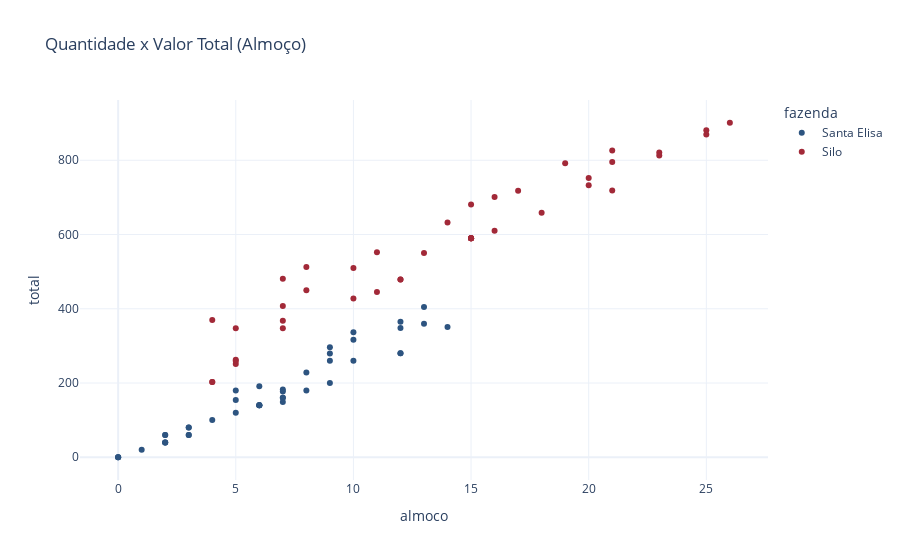
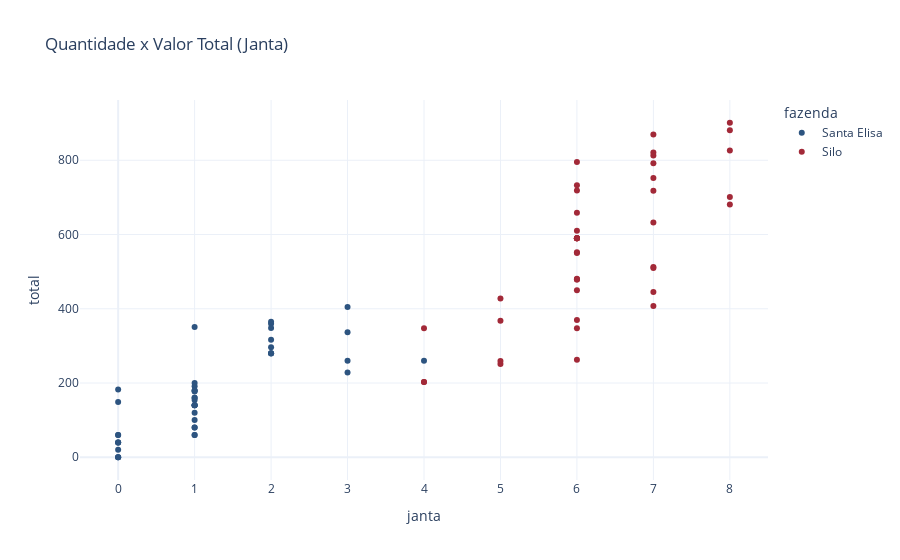
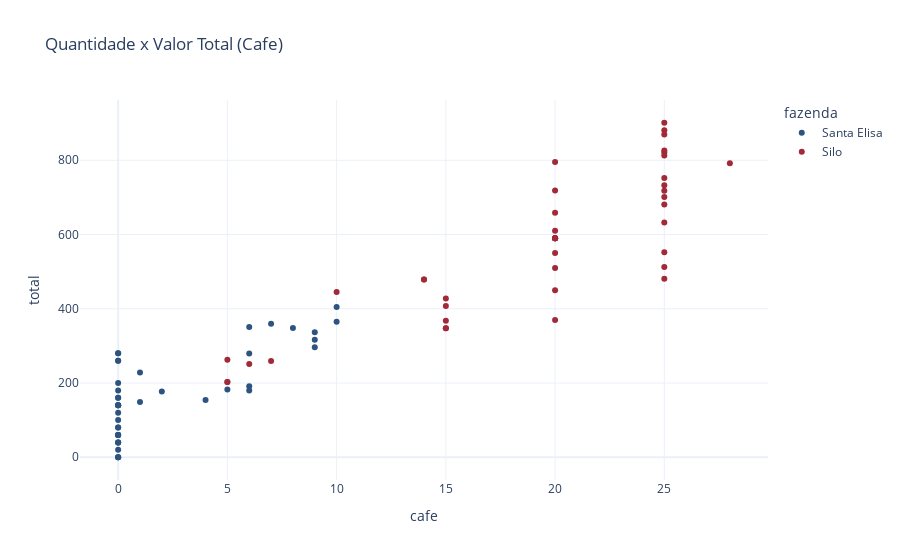

The notebook cell these images were saved under, in order:
### Code cell
# 007. Correlação entre quantidade e valor total das refeições
fig6 = px.scatter(df_filtrado, x='almoco', y='total', color='fazenda',
                  title='Quantidade x Valor Total (Almoço)')
fig6.show()

fig7 = px.scatter(df_filtrado, x='janta', y='total', color='fazenda',
                  title='Quantidade x Valor Total (Janta)')
fig7.show()

fig8 = px.scatter(df_filtrado, x='cafe', y='total', color='fazenda',
                  title='Quantidade x Valor Total (Cafe)')
fig8.show()

fig9 = px.scatter(df_filtrado, x='lanche', y='total', color='fazenda',
                  title='Quantidade x Valor Total (Lanche)')
fig9.show()

### Figure 1 — Plotly figure (JSON) as saved in the notebook; plotly's stock layout.template omitted (floating-point values rounded to 4 significant figures)
{"data": [{"hovertemplate": "fazenda=Santa Elisa<br>almoco=%{x}<br>total=%{y}<extra></extra>", "legendgroup": "Santa Elisa", "marker": {"color": "#2d5480", "symbol": "circle"}, "mode": "markers", "name": "Santa Elisa", "orientation": "v", "showlegend": true, "type": "scatter", "x": [6, 7, 6, 8, 1, 0, 4, 3, 5, 12, 12, 3, 2, 2, 7, 9, 3, 0, 2, 0, 2, 2, 6, 6, 10, 7, 6, 8, 13, 13, 12, 9, 10, 5, 9, 10, 12, 7, 14, 7, 3, 5, 9], "xaxis": "x", "y": [140, 160, 140, 180, 20, 0, 100, 80, 120, 280, 280, 80, 40, 60, 160, 200, 60, 0, 40, 0, 40, 60, 140, 140, 260, 177, 191, 228.5, 359.5, 405, 365, 296.5, 316.5, 154, 260, 336.5, 348, 148.5, 351, 182.5, 60, 179.5, 279.5], "yaxis": "y"}, {"hovertemplate": "fazenda=Silo<br>almoco=%{x}<br>total=%{y}<extra></extra>", "legendgroup": "Silo", "marker": {"color": "#a22938", "symbol": "circle"}, "mode": "markers", "name": "Silo", "orientation": "v", "showlegend": true, "type": "scatter", "x": [25, 21, 17, 19, 11, 5, 25, 26, 23, 15, 16, 8, 7, 20, 20, 14, 23, 4, 5, 4, 7, 21, 18, 21, 13, 10, 7, 15, 15, 15, 4, 8, 7, 5, 15, 15, 15, 16, 10, 11, 5, 12, 12], "xaxis": "x", "y": [869.5, 826.5, 718, 792, 552.5, 347.5, 881, 901, 821, 681, 701, 512.5, 407.5, 732.5, 752.5, 632.5, 812.5, 202.5, 251, 202.5, 481, 718.5, 658.5, 795, 550, 427.5, 367.5, 590, 590, 590, 370, 450, 347.5, 259.5, 590, 590, 590, 610, 510, 445, 262.5, 479, 479], "yaxis": "y"}], "layout": {"legend": {"title": {"text": "fazenda"}, "tracegroupgap": 0}, "title": {"text": "Quantidade x Valor Total (Almoço)"}, "xaxis": {"anchor": "y", "domain": [0, 1], "title": {"text": "almoco"}}, "yaxis": {"anchor": "x", "domain": [0, 1], "title": {"text": "total"}}}}

### Figure 2 — Plotly figure (JSON) as saved in the notebook; plotly's stock layout.template omitted (floating-point values rounded to 4 significant figures)
{"data": [{"hovertemplate": "fazenda=Santa Elisa<br>janta=%{x}<br>total=%{y}<extra></extra>", "legendgroup": "Santa Elisa", "marker": {"color": "#2d5480", "symbol": "circle"}, "mode": "markers", "name": "Santa Elisa", "orientation": "v", "showlegend": true, "type": "scatter", "x": [1, 1, 1, 1, 0, 0, 1, 1, 1, 2, 2, 1, 0, 1, 1, 1, 0, 0, 0, 0, 0, 1, 1, 1, 3, 1, 1, 3, 2, 3, 2, 2, 2, 1, 4, 3, 2, 0, 1, 0, 0, 1, 2], "xaxis": "x", "y": [140, 160, 140, 180, 20, 0, 100, 80, 120, 280, 280, 80, 40, 60, 160, 200, 60, 0, 40, 0, 40, 60, 140, 140, 260, 177, 191, 228.5, 359.5, 405, 365, 296.5, 316.5, 154, 260, 336.5, 348, 148.5, 351, 182.5, 60, 179.5, 279.5], "yaxis": "y"}, {"hovertemplate": "fazenda=Silo<br>janta=%{x}<br>total=%{y}<extra></extra>", "legendgroup": "Silo", "marker": {"color": "#a22938", "symbol": "circle"}, "mode": "markers", "name": "Silo", "orientation": "v", "showlegend": true, "type": "scatter", "x": [7, 8, 7, 7, 6, 6, 8, 8, 7, 8, 8, 7, 7, 6, 7, 7, 7, 4, 5, 4, 6, 6, 6, 6, 6, 5, 5, 6, 6, 6, 6, 6, 4, 5, 6, 6, 6, 6, 7, 7, 6, 6, 6], "xaxis": "x", "y": [869.5, 826.5, 718, 792, 552.5, 347.5, 881, 901, 821, 681, 701, 512.5, 407.5, 732.5, 752.5, 632.5, 812.5, 202.5, 251, 202.5, 481, 718.5, 658.5, 795, 550, 427.5, 367.5, 590, 590, 590, 370, 450, 347.5, 259.5, 590, 590, 590, 610, 510, 445, 262.5, 479, 479], "yaxis": "y"}], "layout": {"legend": {"title": {"text": "fazenda"}, "tracegroupgap": 0}, "title": {"text": "Quantidade x Valor Total (Janta)"}, "xaxis": {"anchor": "y", "domain": [0, 1], "title": {"text": "janta"}}, "yaxis": {"anchor": "x", "domain": [0, 1], "title": {"text": "total"}}}}

### Figure 3 — Plotly figure (JSON) as saved in the notebook; plotly's stock layout.template omitted (floating-point values rounded to 4 significant figures)
{"data": [{"hovertemplate": "fazenda=Santa Elisa<br>cafe=%{x}<br>total=%{y}<extra></extra>", "legendgroup": "Santa Elisa", "marker": {"color": "#2d5480", "symbol": "circle"}, "mode": "markers", "name": "Santa Elisa", "orientation": "v", "showlegend": true, "type": "scatter", "x": [0, 0, 0, 0, 0, 0, 0, 0, 0, 0, 0, 0, 0, 0, 0, 0, 0, 0, 0, 0, 0, 0, 0, 0, 0, 2, 6, 1, 7, 10, 10, 9, 9, 4, 0, 9, 8, 1, 6, 5, 0, 6, 6], "xaxis": "x", "y": [140, 160, 140, 180, 20, 0, 100, 80, 120, 280, 280, 80, 40, 60, 160, 200, 60, 0, 40, 0, 40, 60, 140, 140, 260, 177, 191, 228.5, 359.5, 405, 365, 296.5, 316.5, 154, 260, 336.5, 348, 148.5, 351, 182.5, 60, 179.5, 279.5], "yaxis": "y"}, {"hovertemplate": "fazenda=Silo<br>cafe=%{x}<br>total=%{y}<extra></extra>", "legendgroup": "Silo", "marker": {"color": "#a22938", "symbol": "circle"}, "mode": "markers", "name": "Silo", "orientation": "v", "showlegend": true, "type": "scatter", "x": [25, 25, 25, 28, 25, 15, 25, 25, 25, 25, 25, 25, 15, 25, 25, 25, 25, 5, 6, 5, 25, 20, 20, 20, 20, 15, 15, 20, 20, 20, 20, 20, 15, 7, 20, 20, 20, 20, 20, 10, 5, 14, 14], "xaxis": "x", "y": [869.5, 826.5, 718, 792, 552.5, 347.5, 881, 901, 821, 681, 701, 512.5, 407.5, 732.5, 752.5, 632.5, 812.5, 202.5, 251, 202.5, 481, 718.5, 658.5, 795, 550, 427.5, 367.5, 590, 590, 590, 370, 450, 347.5, 259.5, 590, 590, 590, 610, 510, 445, 262.5, 479, 479], "yaxis": "y"}], "layout": {"legend": {"title": {"text": "fazenda"}, "tracegroupgap": 0}, "title": {"text": "Quantidade x Valor Total (Cafe)"}, "xaxis": {"anchor": "y", "domain": [0, 1], "title": {"text": "cafe"}}, "yaxis": {"anchor": "x", "domain": [0, 1], "title": {"text": "total"}}}}
